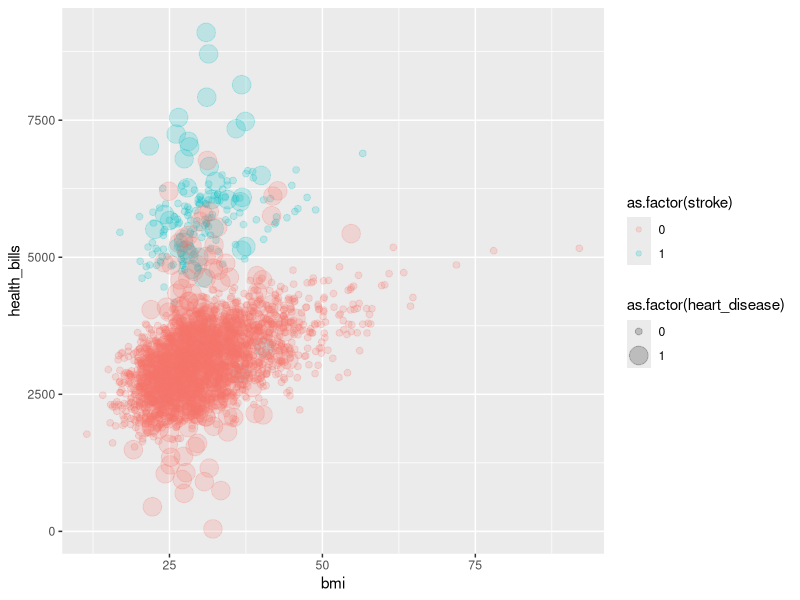
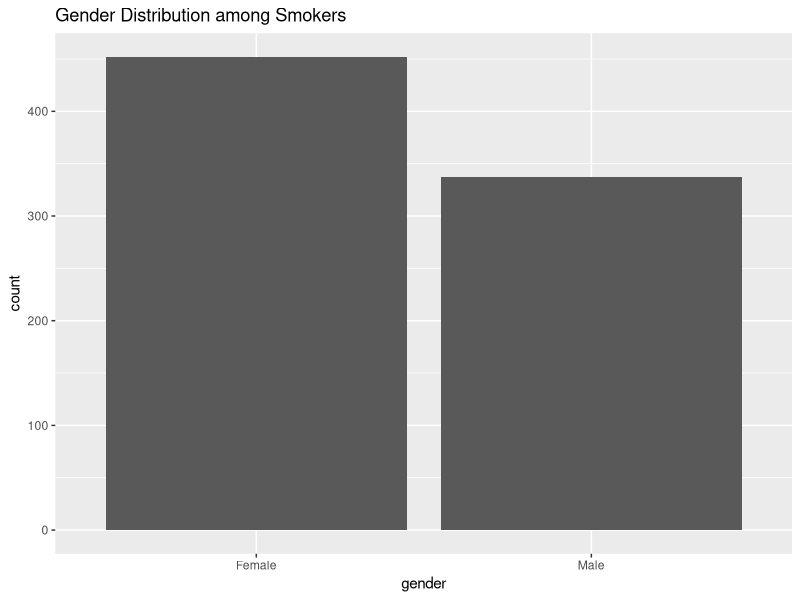
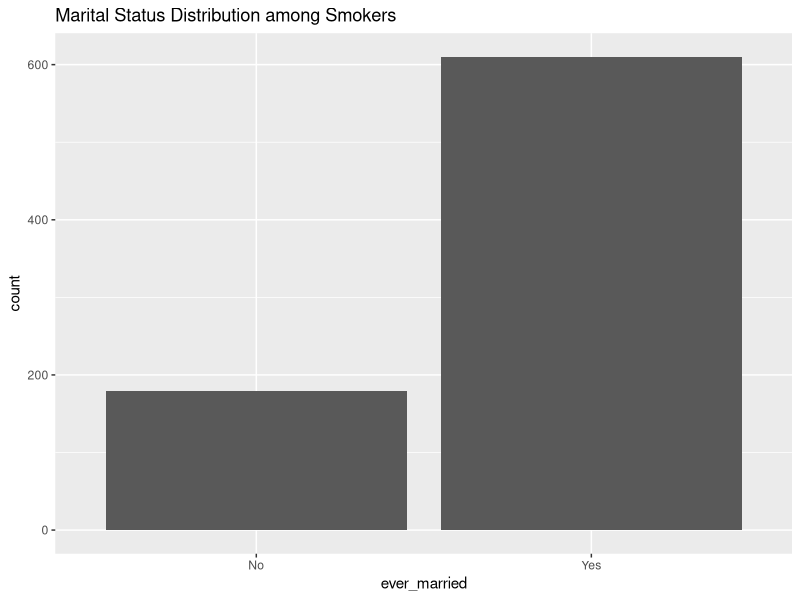
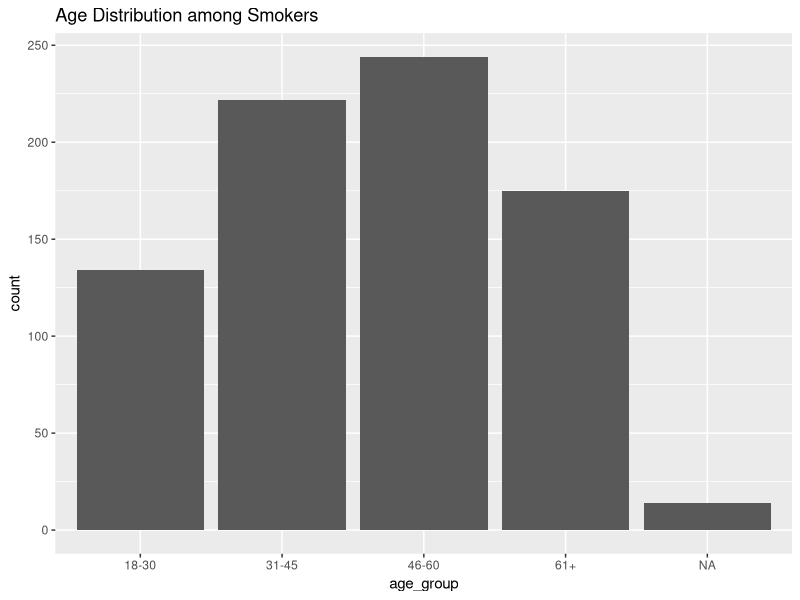

Reproduce these figures in R, in order.
## ---- chunk 1
#| echo: false
setwd("/Users/sumukhramagiri/Downloads")
library(readr)

d = read_csv("healthcare2 (1).csv")
## ---- chunk 2
#| echo: false
# R Code to answer the questions identified
#we need to make sure the dataset cleaned
#normal question code below:

# Handling missing values for BMI - Example strategy, replace with mean/median or use imputation methods
d$bmi[is.na(d$bmi)] <- median(d$bmi, na.rm = TRUE)

# Categorizing BMI into groups
d$bmi_category <- cut(d$bmi,
                          breaks = c(-Inf, 18.5, 24.9, 29.9, Inf),
                          labels = c("Underweight", "Normal", "Overweight", "Obese"))

# Logistic regression to assess the impact of age, heart disease, and BMI category on stroke likelihood
model <- glm(stroke ~ age + heart_disease + bmi_category + age:heart_disease,
             family = binomial(link = "logit"), data = d)

# Summarize the model
summary(model)
#from the summary I learned that the output of the logistic regression model provides several key insights into the factors affecting the likelihood of having a stroke, based on age, heart disease presence, BMI categories, and the interaction between age and heart disease. 

#unusal question code below:


#Filtering the dataset for non-smokers
non_smokers <- d[d$smoking_status == "never smoked",]

#Conduct linear regression


# For linear regression (to see the interaction between work type and hypertension)
lm_model <- lm(avg_glucose_level ~ work_type * hypertension, data = non_smokers)
summary(lm_model)

#from this question analysis it provides insights into how occupational factors and health conditions interact to affect metabolic health, specifically in the context of average glucose levels, in a population subset that excludes the potential confounding effect of smoking.

## ---- chunk 3
#| echo: false
# R Code to answer the Question-3

# Identifying the missing values in the dataset
missing_values_summary <- colSums(is.na(d))
print(missing_values_summary)
#from the output it is observed that the column health bills has the missing values.

#Handling the missing values in health bills

# Impute missing 'health_bills' values with the median
d$health_bills[is.na(d$health_bills)] <- median(d$health_bills, na.rm = TRUE)

#checking the missing values after imputation

sum(is.na(d$health_bills))

#we have cleared the missing values


## ---- chunk 4
#| echo: false
# Run the following code to answer Question-4
library(ggplot2)
library(dplyr)


d %>% filter(smoking_status != "Unknown" & gender != "Other") %>%
     ggplot() +
        geom_point( aes(y=health_bills, x=bmi, color =as.factor(stroke), size=as.factor(heart_disease) ), alpha = 0.20 ) 

#here are my 5 observations from the scatter plot

#BMI Distribution: The data points are spread across a range of BMI values, with a concentration of points in the lower BMI range. There are fewer data points with higher BMI values, which is typical as fewer individuals have very high BMI.As we know that in general most people have similar bmi unless some are abnormally tall / short or thin or obese.

#Health Bills: The health_bills variable is plotted on the y-axis, and it appears to cover a wide range. There's a noticeable density of data points at the lower end of the health bill spectrum, indicating that many individuals have lower health-related expenses.As from the dataset we can state that the set of people which may be from particular region have a healthier lifestyle.

#Heart Disease and Stroke Representation: The colors and sizes of the points indicate whether individuals have heart disease (gray for no, blue for yes) and whether they have had a stroke (light red for no, light blue for yes). It seems that individuals without heart disease or stroke (light red, smaller points) are the most common in the dataset.

#Correlation Trends: There doesn't appear to be a clear trend or correlation between BMI and health bills based on this plot. The data points are quite spread out, indicating variability in health bills that isn't strongly associated with BMI.By which we can say that BMI is not a primary factor to show the health expenses or the cause for health expense.

#Outliers: There are some outliers with very high health bills, especially in the group with heart disease and/or stroke. This could be expected, as these conditions typically lead to higher medical expenses as we know that in these cases highly professional care needs to be taken care of the patients which results in higher the health bills.


## ---- chunk 5
#| echo: false

d$smoking_status = factor(d$smoking_status, levels = c("never smoked", "formerly smoked", "smokes", "Unknown"))
table(d$smoking_status)

# Your code goes below
## By using 'gender' and 'smoking_status' are columns from the dataset 'd'
table(d$gender, d$smoking_status)

#from the table we see that female has the higher number in all the columns"never smoked" "formely smoked " "smokes " "Unknown".

# By using 'ever_married' as a column from the dataset 'd'
table(d$ever_married, d$smoking_status)
# from the table we see that married people has the higher number in the columns"never smoked" "formely smoked " "smokes ". Only the "unknown" column has the higher number of not married people.

#age distribution of smokers
# Creating the age groups from the dataset d
d$age_group <- cut(d$age, breaks = c(18, 30, 45, 60, Inf), labels = c("18-30", "31-45", "46-60", "61+"))

# Table of age groups against smoking status
table(d$age_group, d$smoking_status)

#from the output we see that age group 61+ has highest no.of "never smoked" as well as "formely smoked" in the dataset d
#we can see that the age group of 46- 60 has highest no.of acive smokers

#let's visualize the observations.
library(ggplot2)

# Plotting gender distribution among smokers
ggplot(d[d$smoking_status == "smokes", ], aes(x = gender)) +
  geom_bar() +
  labs(title = "Gender Distribution among Smokers")

#from the plot we see that female are higher among smokers

# Plotting marital status distribution among smokers
ggplot(d[d$smoking_status == "smokes", ], aes(x = ever_married)) +
  geom_bar() +
  labs(title = "Marital Status Distribution among Smokers")


# we can see that married people are higher among smokers.

# Plotting age distribution among smokers
ggplot(d[d$smoking_status == "smokes", ], aes(x = age_group)) +
  geom_bar() +
  labs(title = "Age Distribution among Smokers")

#we see that age group 46- 60 has the highest among sokers.




